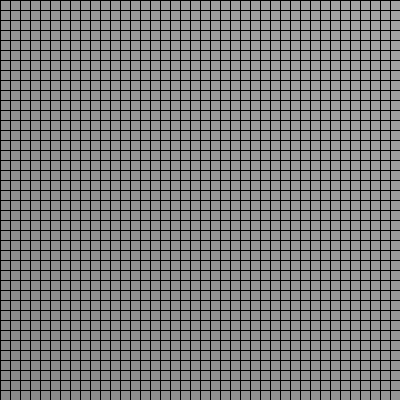
Frame 1 (no input)
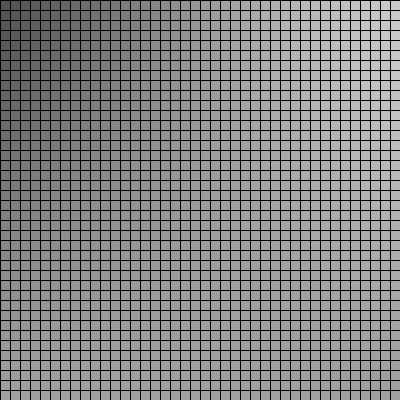
Frame 60 (the mouse pressed at the canvas centre just before this capture)
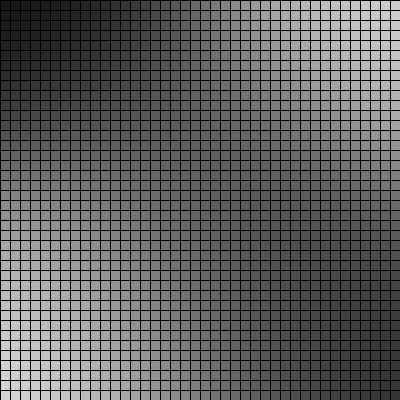
Frame 120 (the mouse held since frame 60 and released just before this capture)

The Processing sketch that drew these frames (run headless with seeded random() and noise(); from frame 60 on, the mouse is pressed at the canvas centre):

// Processing sketch: UpgradedNN
// ── UpgradedNN.pde
MultilayerPerceptron brain;
double[][] trainingSet = {
    {1, 0, 1} ,
    {0, 1, 1} ,
    {1, 1, 0} ,
    {0, 0, 0}
};

/*
Next:
- Refactor Matrix class
- Refactor NN algorithms
- better initialization of weights
- more hidden layers
- more activation functions
- MNIST data testing :)
- Try to think of something interesting (and relatively simple) to predict
*/

void setup() {
    size(400, 400);
    brain = new MultilayerPerceptron(2, 15, 1);
    brain.setLearningRate(.2);
}

void draw() {
    background(0);
    
    // each frame, train on a number of random points
    for (int i = 0; i < 20; i++) {
        int trainingIndex = (int)(Math.random() * trainingSet.length);
        double[] inputs = {trainingSet[trainingIndex][0], trainingSet[trainingIndex][1]};
        double[] targets = {trainingSet[trainingIndex][2]};
        brain.train(inputs, targets);
    }
    
    // visualize learning XOR by giving each pixel as inputs
    int resolution = 10;
    int cols = width / resolution;
    int rows = height / resolution;
    for (int i = 0; i < rows; i++) {
        for (int j = 0; j < cols; j++) {
            double x1 = (double)i / cols;
            double x2 = (double)j / rows;
            double[] inputs = {x1, x2};
            double[] y = brain.predict(inputs);
            fill((int)(y[0] * 255));
            rect(i * resolution, j * resolution, resolution, resolution);
        }
    } 
}

// ── Matrix.pde
// for use in map function (allows function param)
@FunctionalInterface
interface DoubleUnaryOperator {
    double apply(double x);
}

public static class Matrix {
    
    int rows, cols;
    double[][] data;
    
    public Matrix(int rows, int cols) {
        this.rows = rows;
        this.cols = cols;
        this.data = new double[rows][cols];
        
        // initialize data to zeros
        for (int i = 0; i < rows; i++) {
            for (int j = 0; j < cols; j++) {
                data[i][j] = 0;
            }
        }
    }
    
    // method to apply a lambda function to each element of the matrix
    public void map(DoubleUnaryOperator operator) {
        for (int i = 0; i < rows; i++) {
            for (int j = 0; j < cols; j++) {
                data[i][j] = operator.apply(data[i][j]);
            }
        }
    }
    
    // initialize with random values in given range
    void randomize(int start, int end, boolean integers) {
        int range = end - start;
        for (int i = 0; i < rows; i++) {
            for (int j = 0; j < cols; j++) {
                if (integers) {
                    data[i][j] = (int)(Math.random() * (range + 1)) + start;
                } else {
                    data[i][j] = (Math.random() * range) + start;
                }
            }
        }
    }
    
    // transposes matrix (changes matrix object)
    void transpose() {
        Matrix transposed = new Matrix(cols, rows);
        for (int i = 0; i < rows; i++) {
            for (int j = 0; j < cols; j++) {
                transposed.data[j][i] = this.data[i][j];
            }
        }
        this.data = transposed.data;
        this.rows = transposed.rows;
        this.cols = transposed.cols;
    }
    
    // transposes matrix (returns new matrix object)
    static Matrix transpose(Matrix A) {
        Matrix transposed = new Matrix(A.cols, A.rows);
        for (int i = 0; i < A.rows; i++) {
            for (int j = 0; j < A.cols; j++) {
                transposed.data[j][i] = A.data[i][j];
            }
        }
        return transposed;
    }
    
    // scalar multiply (changes matrix object)
    void scalarMult(double a) {
        for (int i = 0; i < rows; i++) {
            for (int j = 0; j < cols; j++) {
                data[i][j] *= a;
            }
        }
    }
    
    // actual matrix product (returns new Matrix object)
    static Matrix multiply(Matrix A, Matrix B) {
        // number of A's cols must equal B's rows
        if (A.cols != B.rows) {
            println("Columns of left matrix must equal rows of right matrix");
            return null;
        }
        
        double[][] a = A.data;
        double[][] b = B.data;
        Matrix output = new Matrix(A.rows, B.cols);
        for (int i = 0; i < output.rows; i++) {
            for (int j = 0; j < output.cols; j++) {
                double sum = 0;
                for (int k = 0; k < A.cols; k++) {
                    sum += a[i][k] * b[k][j];
                }
                output.data[i][j] = sum;
            }
        }
        return output;
    }
    
    // matrix element-wise multiply (hadamard product) (returns new Matrix object)
    static Matrix elementProduct(Matrix A, Matrix B) {
        if (A.rows != B.rows || A.cols != B.cols) {
            println("Matrices must have same dimensions");
            return null;
        }
        
        Matrix output = new Matrix(A.rows, A.cols);
        for (int i = 0; i < output.rows; i++) {
            for (int j = 0; j < output.cols; j++) {
                output.data[i][j] = A.data[i][j] * B.data[i][j];
            }
        }
        return output;
    }
    
    // scalar add (changes Matrix object)
    void scalarAdd(double a) {
        for (int i = 0; i < rows; i++) {
            for (int j = 0; j < cols; j++) {
                data[i][j] += a;
            }
        }
    }
    
    // matrix element-wise add (returns new Matrix object)
    static Matrix add(Matrix A, Matrix B) {
        if (A.rows != B.rows || A.cols != B.cols) {
            println("Matrices must have same dimensions");
            return null;
        }
        
        Matrix output = new Matrix(A.rows, A.cols);
        for (int i = 0; i < output.rows; i++) {
            for (int j = 0; j < output.cols; j++) {
                output.data[i][j] = A.data[i][j] + B.data[i][j];
            }
        }
        return output;
    }

    // matrix element-wise subtract: A - B (returns new Matrix object)
    static Matrix subtract(Matrix A, Matrix B) {
        if (A.rows != B.rows || A.cols != B.cols) {
            println("Matrices must have same dimensions");
            return null;
        }
        
        Matrix output = new Matrix(A.rows, A.cols);
        for (int i = 0; i < output.rows; i++) {
            for (int j = 0; j < output.cols; j++) {
                output.data[i][j] = A.data[i][j] - B.data[i][j];
            }
        }
        return output;
    }
    
    String toString() {
        // find the maximum length of the elements in each column for proper alignment
        int[] maxColumnWidths = new int[cols];
        for (int j = 0; j < cols; j++) {
            for (int i = 0; i < rows; i++) {
                int elementLength = String.format("%.2f", data[i][j]).length();
                if (elementLength > maxColumnWidths[j]) {
                    maxColumnWidths[j] = elementLength;
                }
            }
        }
        
        StringBuilder output = new StringBuilder();
        for (int i = 0; i < rows; i++) {
            output.append("|");
            for (int j = 0; j < cols; j++) {
                // use the maximum width for each column to align the elements
                String formatSpecifier = "%" + maxColumnWidths[j] + ".2f";
                if (j != cols - 1) {
                    output.append(String.format(formatSpecifier + " ", data[i][j]));
                } else {
                    output.append(String.format(formatSpecifier, data[i][j]));
                }
            }
            if (i != rows - 1) {
                output.append("|\n");
            } else {
                output.append("|");
            }
        }
        return output.toString();
    }
    
    // returns array version of elements of matrix
    double[] toArray() {
        double[] output = new double[rows * cols];
        int arrayIndex = 0;
        for (int i = 0; i < rows; i++) {
            for (int j = 0; j < cols; j++) {
                output[arrayIndex++] = data[i][j];
            }
        }
        return output;
    }

    // creates a 1 column matrix object from a 1D input array
    static Matrix fromArray(double[] input) {
        Matrix output = new Matrix(input.length, 1); 
        for (int i = 0; i < input.length; i++) {
            output.data[i][0] = input[i];
        }
        return output;
    }

    // creates a matrix object from a 2D input array
    static Matrix fromArray(double[][] input) {
        int rows = input.length;
        int cols = input[0].length;       
        Matrix output = new Matrix(rows, cols); 
        for (int i = 0; i < output.rows; i++) {
            for (int j = 0; j < output.cols; j++) {
                output.data[i][j] = input[i][j];
            }
        }
        return output;
    }
    
    Matrix clone() {
        Matrix output = new Matrix(rows, cols);
        for (int i = 0; i < rows; i++) {
            for (int j = 0; j < cols; j++) {
                output.data[i][j] = this.data[i][j];
            }
        }
        return output;
    }
}
// ── MultilayerPerceptron.pde
public class MultilayerPerceptron  {
    
    int numInput, numHidden, numOutput;
    Matrix weights_ih, bias_h, weights_ho, bias_o;
    double learningRate;
    
    MultilayerPerceptron(int nI, int nH, int nO) {
        numInput = nI;
        numHidden = nH;
        numOutput = nO;
        
        weights_ih = new Matrix(numHidden, numInput);
        weights_ho = new Matrix(numOutput, numHidden);
        weights_ih.randomize( -1, 1, false);
        weights_ho.randomize( -1, 1, false);
        
        bias_h = new Matrix(numHidden, 1);
        bias_o = new Matrix(numOutput, 1);
        bias_h.randomize( -1, 1, false);
        bias_o.randomize( -1, 1, false);
        
        learningRate = 0.1;
    }
    
    void setLearningRate(double rate) {
        this.learningRate = rate;
    }
    
    // predict using feedforward with sigmoid activation
    double[] predict(double[] inputArray) {
        
        // input length (rows) much match columns of weights for multiply to work
        // generate hidden layer output
        Matrix inputs = Matrix.fromArray(inputArray);
        Matrix hidden = Matrix.multiply(weights_ih, inputs);
        hidden = Matrix.add(hidden, bias_h);
        // TODO: find way to abstract the functions passing into map
        hidden.map(x -> 1 / (1 + Math.exp( -x))); // sigmoid activation function
        
        // generate output layer output
        Matrix output = Matrix.multiply(weights_ho, hidden);
        output = Matrix.add(output, bias_o);
        output.map(x -> 1 / (1 + Math.exp( -x))); // sigmoid activation function
        
        return output.toArray();
    }
    
    // stochastic gradient descent training algorithm
    void train(double[] inputArray, double[] targetArray) {
        // input length (rows) much match columns of weights for multiply to work
        // generate hidden layer output
        Matrix inputs = Matrix.fromArray(inputArray);
        Matrix hidden = Matrix.multiply(weights_ih, inputs);
        hidden = Matrix.add(hidden, bias_h);
        hidden.map(x -> 1 / (1 + Math.exp( -x))); // sigmoid activation function
        
        // generate output layer output
        Matrix outputs = Matrix.multiply(weights_ho, hidden);
        outputs = Matrix.add(outputs, bias_o);
        outputs.map(x -> 1 / (1 + Math.exp( -x))); // sigmoid activation function
        
        // convert targets to a 1-col matrix
        Matrix targets = Matrix.fromArray(targetArray);
        
        // calculate the output layer errors (targets - outputs)
        Matrix output_errors = Matrix.subtract(targets, outputs);
        
        // get gradient for output layer (derivative of sigmoid with respect to error)
        // derivative of sigmoid: f'(x) = f(x) * (1 - f(x))
        // sigmoid already applied to output layer, so its x * (1 - x)
        Matrix gradients_o = outputs.clone();
        gradients_o.map(x -> x * (1 - x));
        gradients_o = Matrix.elementProduct(gradients_o, output_errors); // apply gradient
        gradients_o.scalarMult(learningRate); // scalar mult with LR
        
        
        // calculate hidden->output deltas
        Matrix hidden_t = Matrix.transpose(hidden);
        Matrix weights_ho_deltas = Matrix.multiply(gradients_o, hidden_t);
        weights_ho = Matrix.add(weights_ho, weights_ho_deltas); // apply delta
        bias_o = Matrix.add(bias_o, gradients_o); // adjust bias
        
        // calculate the hidden layer errors
        Matrix weights_ho_t = Matrix.transpose(weights_ho);
        Matrix hidden_errors = Matrix.multiply(weights_ho_t, output_errors);
        
        // get gradient for hidden layer
        Matrix gradients_h = hidden.clone();
        gradients_h.map(x -> x * (1 - x)); // explained in line 63
        gradients_h = Matrix.elementProduct(gradients_h, hidden_errors);
        gradients_h.scalarMult(learningRate);
        
        // calculate input->hidden deltas
        Matrix inputs_t = Matrix.transpose(inputs);
        Matrix weights_ih_deltas = Matrix.multiply(gradients_h, inputs_t);
        weights_ih = Matrix.add(weights_ih, weights_ih_deltas);
        bias_h = Matrix.add(bias_h, gradients_h); // adjust bias
    }
}
